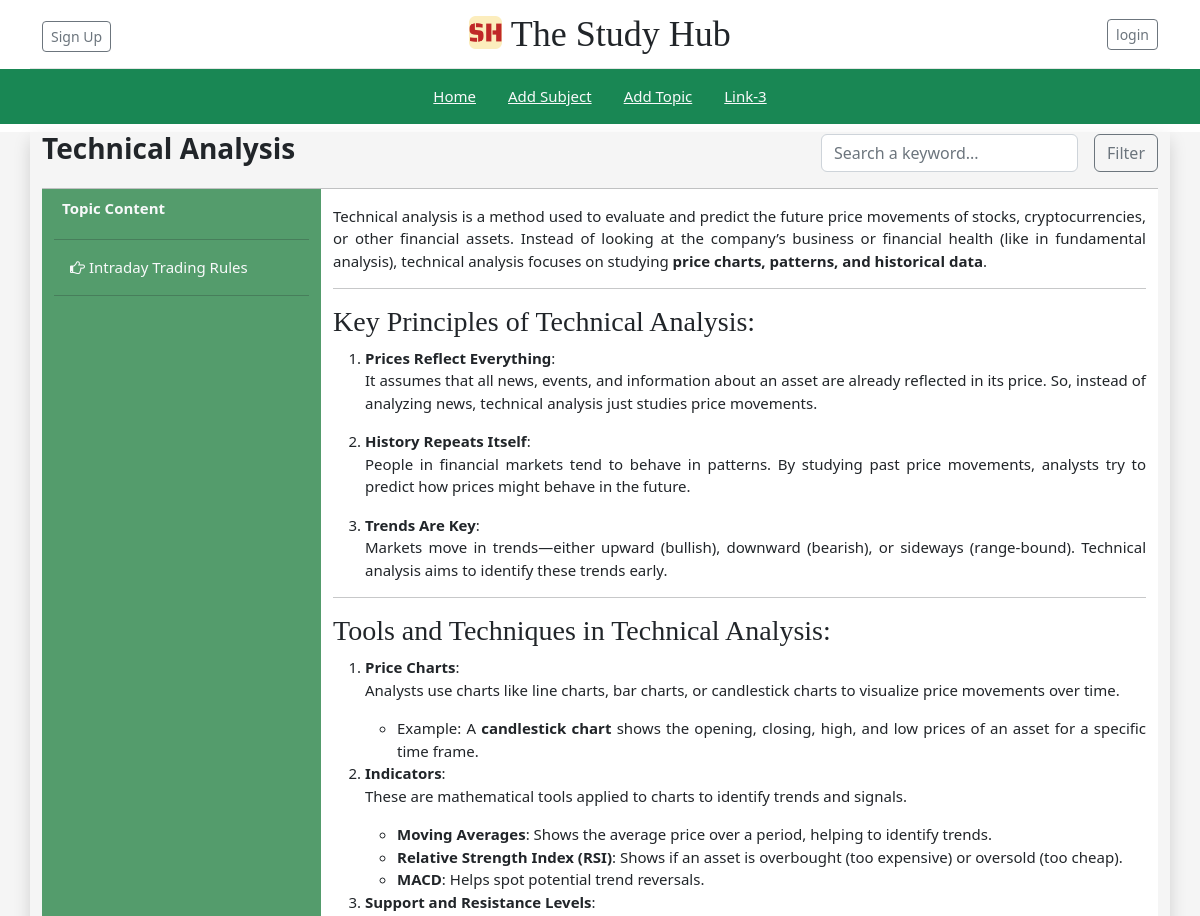
/subject-details/?subject=Technical Analysis (upper part), run on an earlier commit of the app's database.
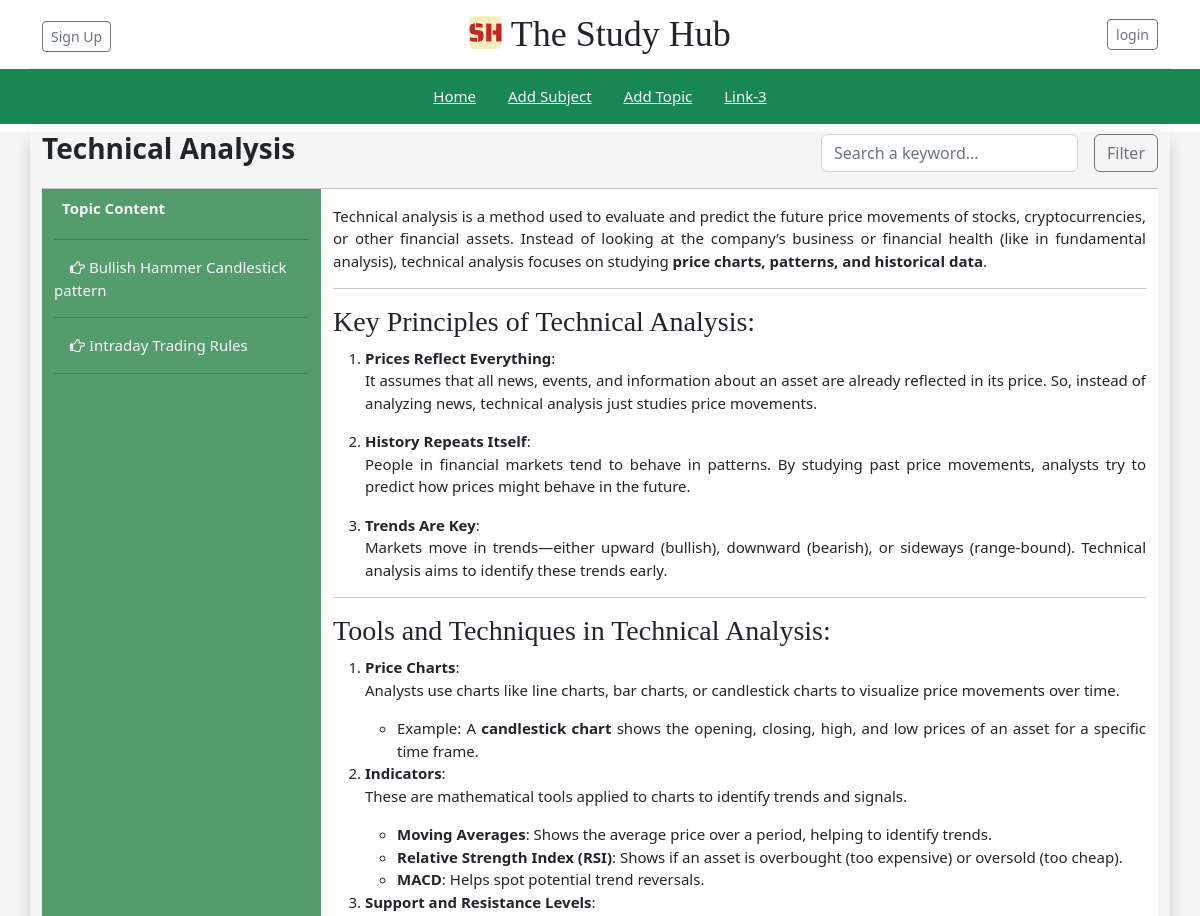
And on a later commit of the database.
### study_app/models.py (models this page shows, shortened)
class Topic(models.Model):
    id = models.UUIDField(primary_key=True, default=uuid.uuid4, editable=False)
    subject = models.ForeignKey(Subject, on_delete=models.CASCADE)
    name = models.CharField(max_length=100)
    description = models.TextField()
    created_at = models.DateTimeField(auto_now_add=True)
    updated_at = models.DateTimeField(auto_now=True)

### study_app/views.py (the view)
# urls.py: path("subject-details/", SubjectDetailView.as_view(), name="subject_details"),
class SubjectDetailView(DetailView):
    model = Subject
    template_name = "study/subject/subject_details.html"
    context_object_name = "subject"
    def get_object(self, queryset=None):
        subject_name = self.request.GET.get("subject")
        return get_object_or_404(Subject, name=subject_name)
    def get_context_data(self, **kwargs):
        context = super().get_context_data(**kwargs)
        context["related_contents"] = Topic.objects.filter(subject=self.object).order_by("name")
        return context

### study_app/context_processors.py (called while the page is built)
def site_context(request):
    title = "The Study Hub"
    return {
        "title":title,
    }

### templates/study/subject/subject_details.html (shortened to what this page needs)
{% extends 'master.html' %}{% load static %}
{% block headblock %}{{ subject.name }}
{% endblock %}
{% block mainblock %}
<div class="container-fluid" style="height: 100vh;">
    <div class="row" style="height: 100%;">
        <div class="col-md-3" style="background-color: rgb(84, 156, 108); height: 100%; overflow-y: auto;">
            <p class="p-1 m-1 text-light fw-bold"> Topic Content</p>
            <hr/>
            <ul class="list-unstyled">
                {% for topic in related_contents %}
                    <li>
                        <a href="{% url 'topic_details' %}?topic={{topic.name|urlencode}}" class="ms-3 text-light">
                            <i class="fa fa-hand-o-right" aria-hidden="true"></i> {{ topic.name }}
                        </a>
                        <hr/>
                    </li>
                {% endfor %}
            </ul>
        </div>
        <div class="col-md-9" style="height: 100%; overflow-y: auto;">
            <p style="text-align: justify;" class="ms-1">
                {{ subject.description|safe }}
            </p>
        </div>
    </div>
</div>
{% endblock %}

What changed in the data, as far as the page shows it:
added Topic: name "Bullish Hammer Candlestick pattern"
